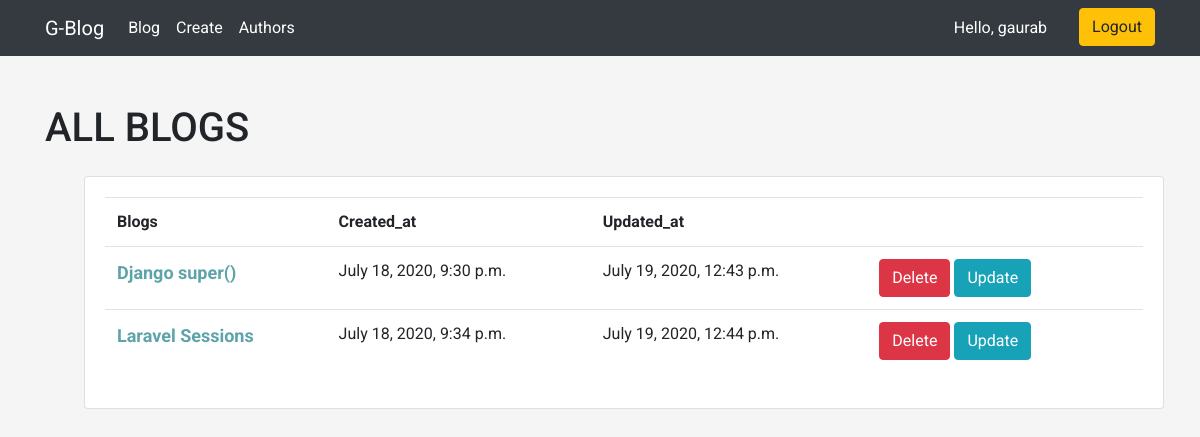
Page /blog/ (signed in) on the committed database.
### blog/models.py (models this page shows, shortened)
class Article(models.Model):
    articleTitle = models.CharField(max_length=100)
    articleContent = models.TextField()
    author = models.ForeignKey(User, on_delete=models.CASCADE)
    postedTime = models.DateTimeField(default=timezone.now)
    updatedTime = models.DateTimeField(auto_now=True)
    def __str__(self):
        return self.articleTitle

### blog/views.py (the view)
# urls.py: path('blog/', views.showArticle, name='showblog'),
@login_required(login_url='login')
def showArticle(request):
    article = Article.objects.all()
    context = {'article': article}
    return render(request, 'blog/blogs.html', context)

### blog/templates/blog/blogs.html
{% extends 'blog/main.html'%}
{% block main%}
<div class="container mt-5">
    <div>
        <h1>ALL BLOGS</h1>
    </div>
    <div class="container m-4">
        <div class="row">
            <div class="col-md">
                <div class="card card-body">
                    <table class="table table-md">
                        <tr>
                            <th>Blogs</th>
                            <th>Created_at</th>
                            <th>Updated_at</th>
                            <th></th>
                            <th></th>
                        </tr>
                        {% for blog in article %}
                        <tr>
                            <td><a href="{% url 'readblog' blog.id %}">{{blog}}</a></td>
                            <td>{{blog.postedTime}}</td>
                            <td>{{blog.updatedTime}}</td>
                            {% if request.user.is_superuser  %}
                            <td>
                                <a type="button" class="btn btn-danger" href="{% url 'deleteblog' blog.id %}">Delete</a>
                                <a type="button" class="btn btn-info" href="{% url 'updateblog' blog.id %}">Update</a>
                            </td>
                            {% else %}
                            <td></td>
                            {% endif %}
                            <td></td>
                        </tr>
                        {% endfor %}
                    </table>
                </div>
            </div>
        </div>
    </div>
</div>
{% endblock %}

### blog/templates/blog/main.html (shortened to what this page needs)
{% load static %}
<!doctype html>
<html lang="en">
  <head>
    <link rel="stylesheet" href="https://stackpath.bootstrapcdn.com/bootstrap/4.5.0/css/bootstrap.min.css">
    <link rel="stylesheet" href="{% static 'css/style.css' %}">
  </head>
  <body>
    <nav class="navbar navbar-expand-lg navbar-dark bg-dark">
      <div class="container">
          <a class="navbar-brand" href="{% url 'home' %}">G-Blog</a>
          <div class="collapse navbar-collapse" id="navbarSupportedContent">
            <ul class="navbar-nav mr-auto">
              <li class="nav-item active">
                <a class="nav-link" href="{% url 'showblog' %}">Blog</a>
              </li>
              <li class="nav-item active">
                <a class="nav-link" href="{% url 'createblog' %}">Create</a>
              </li>
              <li class="nav-item active">
                <a class="nav-link" href="{% url 'authors' %}">Authors</a>
            </li>
            </ul>
            <ul class="navbar-nav ml-auto">
              <li class="nav-item active mr-4">
                  <a class="nav-link">Hello, {{request.user}}</a>
              </li>
              <li class="nav-item">
                  <a class="btn btn-warning" href="{% url 'logout' %}">Logout</a>
              </li>
            </ul>
          </div>
      </div>
    </nav>
    {% block main %}{% endblock %}
  </body>
</html>

### static/css/style.css (style rules this page uses)
* { margin: 0px; padding: 0px; font-family: 'Roboto', sans-serif; }
body { background-color: whitesmoke; }
table a { color: #5CA4A9; font-weight: bold; font-size: large; }

### rows in the picture
Article: articleTitle "Django super()", postedTime "July 18, 2020, 9:30 p.m.", updatedTime "July 19, 2020, 12:43 p.m."
Article: articleTitle "Laravel Sessions", postedTime "July 18, 2020, 9:34 p.m.", updatedTime "July 19, 2020, 12:44 p.m."

### other values in the picture
{{ request.user }} "gaurab"
